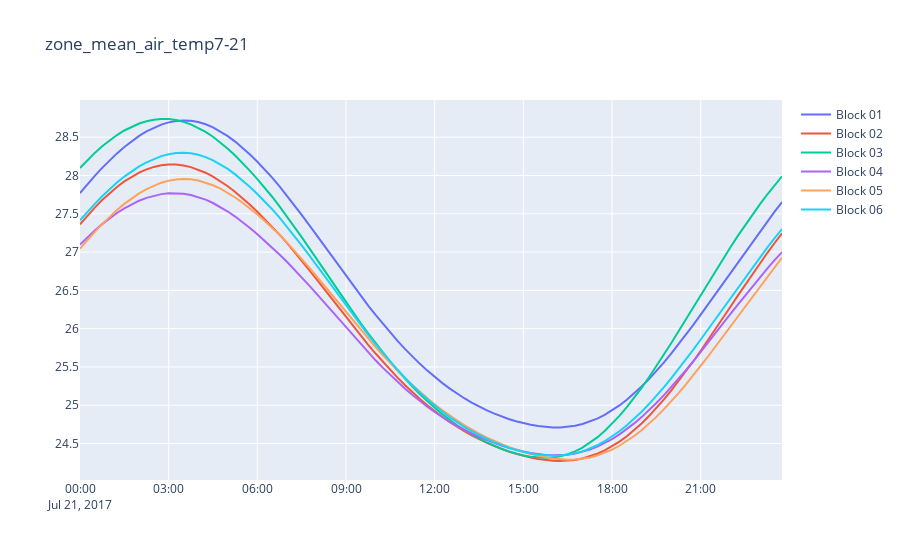

The code cell stored with this chart in its notebook:
### Code cell
tp = TimePlot(plt)
tp.make_time_plot(tp.plotter.dataset_names[5])
